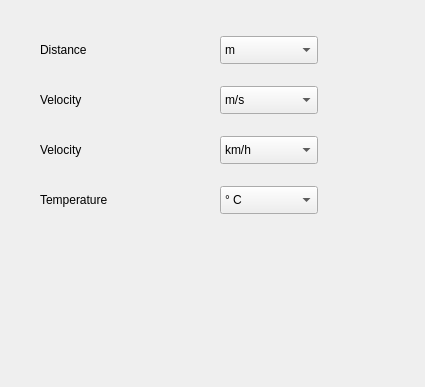
<?xml version="1.0" encoding="UTF-8"?>
<ui version="4.0" stdsetdef="1">
  <author></author>
  <comment></comment>
  <exportmacro></exportmacro>
  <class>UnitFrame</class>
  <widget class="QWidget" name="UnitFrame">
    <property name="geometry">
      <rect>
        <x>0</x>
        <y>0</y>
        <width>425</width>
        <height>387</height>
      </rect>
    </property>
    <property name="windowTitle">
      <string>Unit</string>
    </property>
    <widget class="QLabel" name="textLabel_Distance">
      <property name="geometry">
        <rect>
          <x>40</x>
          <y>40</y>
          <width>134</width>
          <height>20</height>
        </rect>
      </property>
      <property name="text">
        <string>Distance</string>
      </property>
      <property name="wordWrap">
        <bool>false</bool>
      </property>
    </widget>
    <widget class="QComboBox" name="comboBox_Distance">
      <property name="geometry">
        <rect>
          <x>220</x>
          <y>36</y>
          <width>98</width>
          <height>28</height>
        </rect>
      </property>
      <item>
        <property name="text">
          <string>m</string>
        </property>
      </item>
      <item>
        <property name="text">
          <string>ft</string>
        </property>
      </item>
    </widget>
    <widget class="QComboBox" name="comboBox_Velocity1">
      <property name="geometry">
        <rect>
          <x>220</x>
          <y>86</y>
          <width>98</width>
          <height>28</height>
        </rect>
      </property>
      <item>
        <property name="text">
          <string>m/s</string>
        </property>
      </item>
      <item>
        <property name="text">
          <string>fpm</string>
        </property>
      </item>
    </widget>
    <widget class="QLabel" name="textLabel_Velocity1">
      <property name="geometry">
        <rect>
          <x>40</x>
          <y>90</y>
          <width>134</width>
          <height>20</height>
        </rect>
      </property>
      <property name="text">
        <string>Velocity</string>
      </property>
      <property name="wordWrap">
        <bool>false</bool>
      </property>
    </widget>
    <widget class="QComboBox" name="comboBox_Velocity2">
      <property name="geometry">
        <rect>
          <x>220</x>
          <y>136</y>
          <width>98</width>
          <height>28</height>
        </rect>
      </property>
      <item>
        <property name="text">
          <string>km/h</string>
        </property>
      </item>
      <item>
        <property name="text">
          <string>mph</string>
        </property>
      </item>
      <item>
        <property name="text">
          <string>kn</string>
        </property>
      </item>
    </widget>
    <widget class="QLabel" name="textLabel_Velocity2">
      <property name="geometry">
        <rect>
          <x>40</x>
          <y>140</y>
          <width>134</width>
          <height>20</height>
        </rect>
      </property>
      <property name="text">
        <string>Velocity</string>
      </property>
      <property name="wordWrap">
        <bool>false</bool>
      </property>
    </widget>
    <widget class="QLabel" name="textLabel_Temp">
      <property name="geometry">
        <rect>
          <x>40</x>
          <y>190</y>
          <width>134</width>
          <height>20</height>
        </rect>
      </property>
      <property name="text">
        <string>Temperature</string>
      </property>
      <property name="wordWrap">
        <bool>false</bool>
      </property>
    </widget>
    <widget class="QComboBox" name="comboBox_Temp">
      <property name="geometry">
        <rect>
          <x>220</x>
          <y>186</y>
          <width>98</width>
          <height>28</height>
        </rect>
      </property>
      <item>
        <property name="text">
          <string>° C</string>
        </property>
      </item>
      <item>
        <property name="text">
          <string>° F</string>
        </property>
      </item>
    </widget>
  </widget>
  <layoutdefault spacing="6" margin="11"/>
  <pixmapfunction>qPixmapFromMimeSource</pixmapfunction>
</ui>
